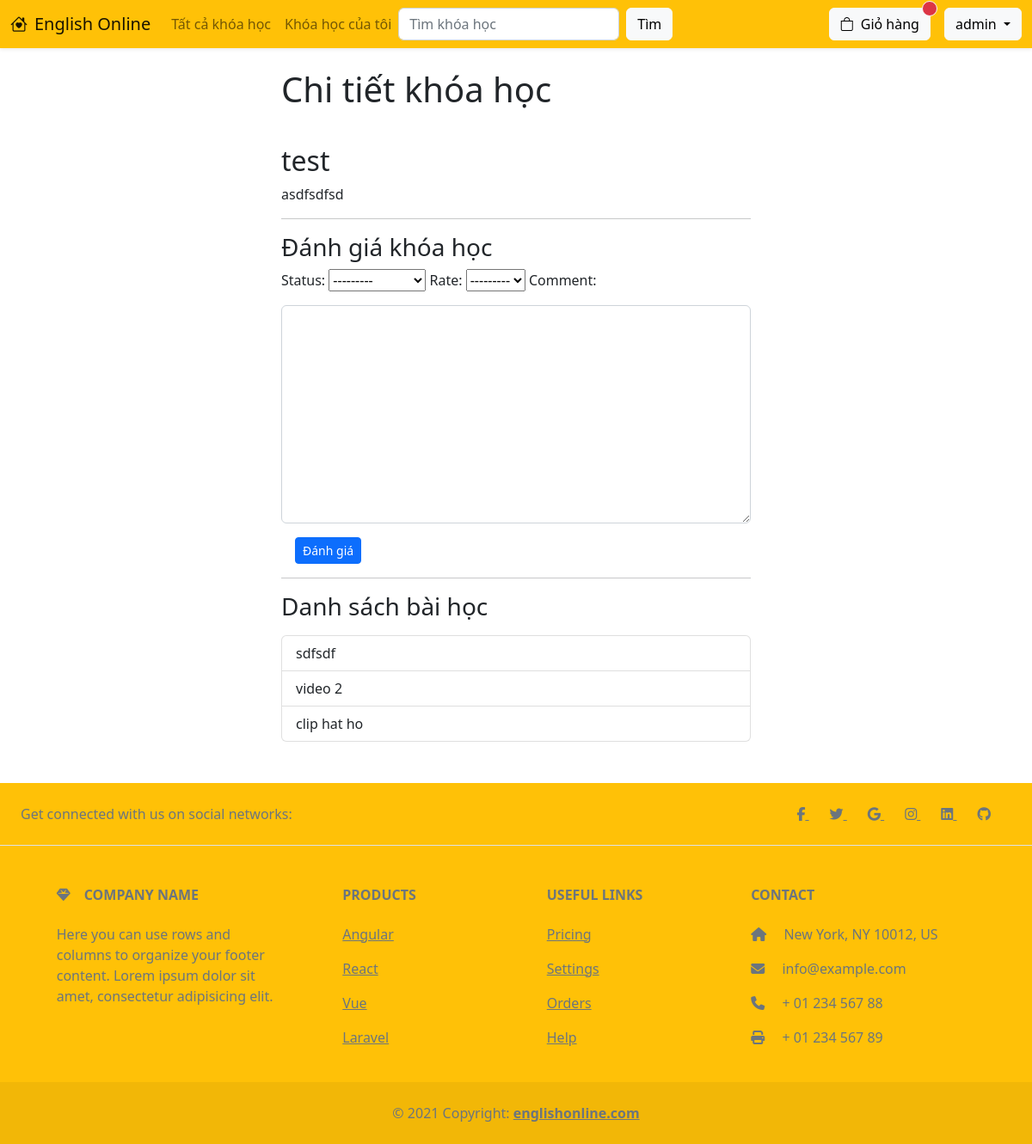
/my-course-detail/23/ (signed in), run on an earlier commit of the app's database.
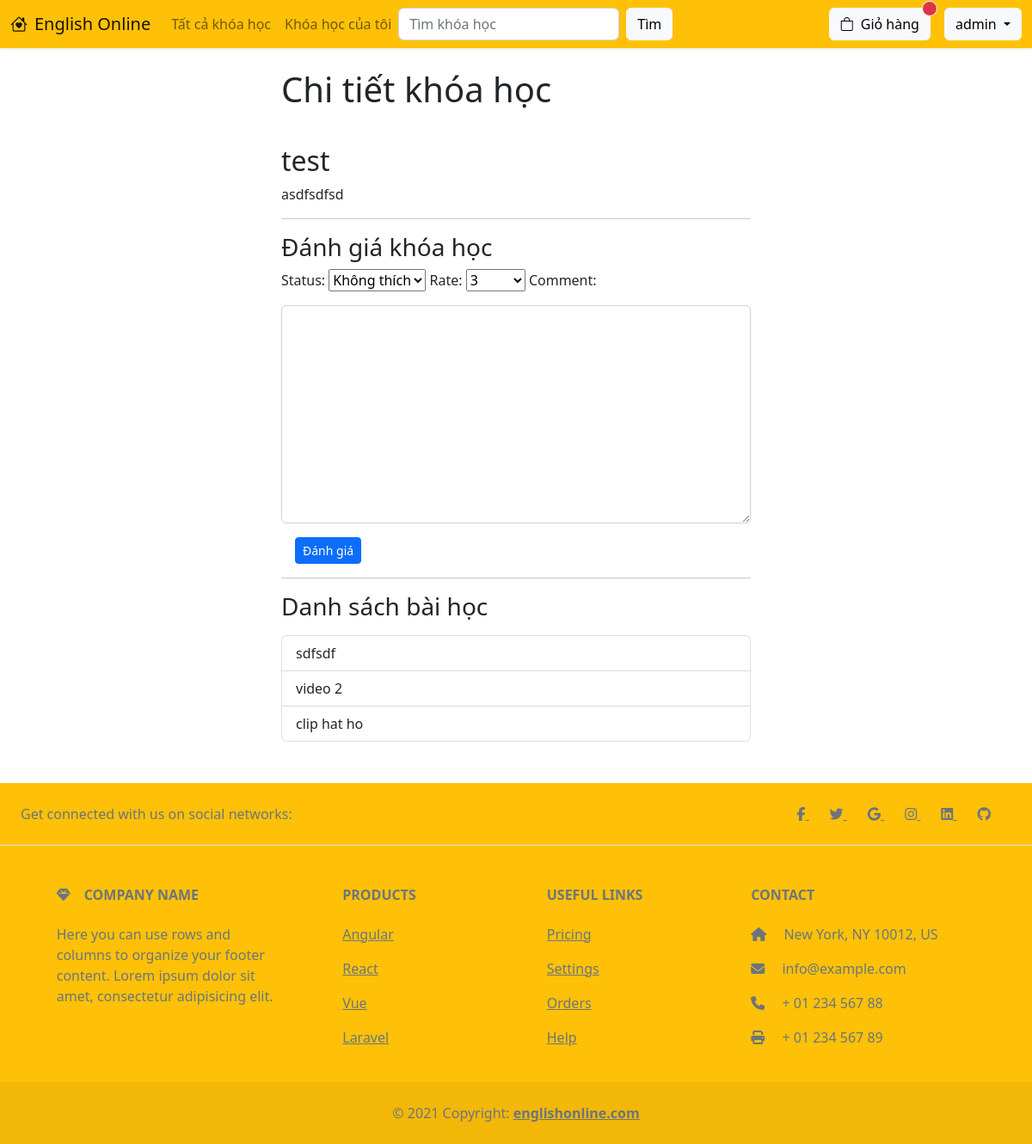
And on a later commit of the database.
### CM/models.py (models this page shows, shortened)
class UserCourse(models.Model):
    user = models.ForeignKey(User, on_delete=models.CASCADE)
    course = models.ForeignKey(Course, on_delete=models.CASCADE)
    time_added = models.TimeField(auto_now=True)
    STATUS_CHOICES = [
        ('added','Đã thêm vào giỏ hàng'),
        ('waiting', 'Đang chờ thanh toán'),
        ('purchased', 'Đã thanh toán')
    ]
    status = models.CharField(max_length=10, choices=STATUS_CHOICES, default='added')
    class Meta:
        unique_together = ['user', 'course']

class Course(models.Model):
    title = models.CharField(max_length=200)
    img = models.ImageField(upload_to='images/')
    descreption = models.CharField(max_length=1000)
    price = models.IntegerField()
    videos = models.ManyToManyField('Video', blank=True)

class Video(models.Model):
    courses = models.ManyToManyField(Course, blank=True)
    title = models.CharField(max_length=200)
    descreption = models.CharField(max_length=1000)
    url = models.FileField()

class CourseReaction(models.Model):
    user = models.ForeignKey(User, on_delete=models.CASCADE)
    course = models.ForeignKey(Course, on_delete=models.CASCADE)
    time_added = models.TimeField(auto_now=True)
    STATUS_CHOICES = [
    ('like','Thích'),
    ('dislike', 'Không thích')
    ]
    RATE_CHOICES = [
        (1,1),
        (2,2),
        (3,3),
        (4,4),
        (5,5)
    ]
    status = models.CharField(max_length=10,choices=STATUS_CHOICES)
    rate = models.IntegerField(choices=RATE_CHOICES)

### CM/views.py (the view)
# urls.py: path('my-course-detail/<int:id>/', views.my_course_detail, name='my_course_detail'),
@login_required
def my_course_detail(request, id):
    course = get_object_or_404(UserCourse, pk=id)
    videos = Video.objects.filter(courses=course.course)
    course_reaction = CourseReaction.objects.filter(course=course.course, user=request.user)
    if request.method == "POST":
        comment_form = CourseCommentForm(request.POST)
        if course_reaction:
            form = CourseReactionForm(request.POST, instance=course_reaction[0])
        else:
            form = CourseReactionForm(request.POST)
        if form.is_valid() and comment_form.is_valid() :
            form.save()
            comment_form.save()
            return redirect('course_detail', course.course.id)
    else:
        comment_form = CourseCommentForm(
            initial={
                'user': request.user,
                'course': course.course.id
            }
        )
        if course_reaction:
            form = CourseReactionForm(instance=course_reaction[0])
        else:
            form = CourseReactionForm(
                initial={
                    'user': request.user,
                    'course': course.course.id,
                }
            )
    context = {
        'course': course,
        'videos': videos,
        'form': form,
        'comment_form': comment_form
    }
    return render(request, 'my-course-detail.html', context)

### CM/forms.py
class CourseReactionForm(ModelForm):
	class Meta:
		model = CourseReaction
		fields = ['user','course','status', 'rate']
		widgets = {
			'user': forms.HiddenInput(),
			'course': forms.HiddenInput(),
		}

class CourseCommentForm(ModelForm):
	class Meta:
		model = CourseComment
		fields = ['user', 'course', 'comment']
		widgets = {
			'user': forms.HiddenInput(),
			'course': forms.HiddenInput(),
			'comment': forms.Textarea(attrs={'class': 'form-control my-3'})
		}

### CM/templates/my-course-detail.html (shortened to what this page needs)
{% extends 'base.html' %}
{% block content %}
<div class="container">
    <div class="row justify-content-center">
        <div class="col-lg-6 col-md-8 col-12">
            <h1 class="mb-3">Chi tiết khóa học</h1>
            <h2>{{ course.course.title }}</h2>
            <p>{{ course.course.descreption }}</p>
            <hr>
            <h3>Đánh giá khóa học</h3>
            <form action="" method="post">
                {{form}}
                {{ comment_form }}
                <button class="btn btn-primary btn-sm ms-3" type="submit">Đánh giá</button>
            </form>
            <hr>
            <h3 class="mb-3">Danh sách bài học</h3>
            <ul class="list-group">
                {% for video in videos %}
                <a href="{% url 'video' video.id %}" class="list-group-item list-group-item-action">{{ video.title }}</a>
                {% endfor %}
            </ul>
        </div>
    </div>
</div>
{% endblock %}

### CM/templates/base.html (shortened to what this page needs)
<!doctype html>
<html lang="en">
  <head>
    <link href="https://cdn.jsdelivr.net/npm/bootstrap@5.2.2/dist/css/bootstrap.min.css" rel="stylesheet">
    <link href="https://vjs.zencdn.net/7.20.3/video-js.css" rel="stylesheet" />
    <link rel="stylesheet" href="https://cdn.jsdelivr.net/npm/bootstrap-icons@1.9.1/font/bootstrap-icons.css">
  </head>
  <body>
    {% include "header.html" %}
    {% block content %}
    {% endblock %}
    {% include "footer.html" %}
  </body>
</html>

### CM/templates/header.html (shortened to what this page needs)
<nav class="navbar navbar-expand-lg bg-warning mb-4 shadow-sm">
    <div class="container-fluid">
      <a class="navbar-brand" href="{% url 'index' %}">
        {% load static %}
        <i class="bi bi-house-heart me-2"></i>English Online
      </a>
      <div class="collapse navbar-collapse" id="navbarSupportedContent">
        <ul class="navbar-nav mb-2 mb-lg-0">
          <li class="nav-item">
            <a class="nav-link" aria-current="page" href="{% url 'courses' %}">Tất cả khóa học</a>
          </li>
          {% if request.user.is_authenticated %}
          <li class="nav-item">
            <a class="nav-link" href="{% url 'my-courses' %}">Khóa học của tôi</a>
          </li>
          {% endif %}
        </ul>
        <form class="d-flex" role="search" action="{% url 'search_result' %}" method="GET" >
            <input class="form-control me-2" type="search" placeholder="Tìm khóa học" aria-label="Search" list="datalistOptions" id="exampleDataList" name="keyword">
            <button class="btn btn-light" type="submit" value="submit">Tìm</button>
        </form>
        <ul class="navbar-nav ms-auto mb-2 mb-lg-0">
            {% if not request.user.is_authenticated %}
          <li class="nav-item me-2 mt-lg-0 mt-2">
            <a class="btn btn-outline-dark" href="{% url 'login' %}">Đăng nhập</a>
          </li>
          <li class="nav-item mt-lg-0 mt-2">
            <a class="btn btn-dark" href="{% url 'register' %}">Đăng ký</a>
          </li>
          {% else %}
          <li class="nav-item mt-lg-0 mt-2">
          <a href="{% url 'cart' %}" class="btn btn-light position-relative me-3">
            <i class="bi bi-bag me-2"></i>Giỏ hàng
            {% for i in request.user.usercourse_set.all %}
              {% if i.status == 'added' or i.status == 'waiting'  %}
            <span class="position-absolute top-0 start-100 translate-middle badge border border-light rounded-circle bg-danger p-2"><span class="visually-hidden">unread messages</span></span>
              {% endif %}
              {% endfor %}
          </a>
        </li>
          <li class="nav-item mt-lg-0 mt-2 dropdown">
            <a class="btn btn-light dropdown-toggle" href="#" role="button" data-bs-toggle="dropdown" aria-expanded="false">
              {{ request.user.username }}
            </a>
          </li>
        </ul>
          {% endif %}
      </div>
    </div>
  </nav>

### CM/templates/footer.html
<footer class="text-center text-lg-start bg-warning text-muted mt-5">
    <section class="d-flex justify-content-center justify-content-lg-between p-4 border-bottom">
      <div class="me-5 d-none d-lg-block">
        <span>Get connected with us on social networks:</span>
      </div>
      <div>
        <a href="" class="me-4 text-reset">
          <i class="fab fa-facebook-f"></i>
        </a>
        <a href="" class="me-4 text-reset">
          <i class="fab fa-twitter"></i>
        </a>
        <a href="" class="me-4 text-reset">
          <i class="fab fa-google"></i>
        </a>
        <a href="" class="me-4 text-reset">
          <i class="fab fa-instagram"></i>
        </a>
        <a href="" class="me-4 text-reset">
          <i class="fab fa-linkedin"></i>
        </a>
        <a href="" class="me-4 text-reset">
          <i class="fab fa-github"></i>
        </a>
      </div>
    </section>
    <section class="">
      <div class="container text-center text-md-start mt-5">
        <div class="row mt-3">
          <div class="col-md-3 col-lg-4 col-xl-3 mx-auto mb-4">
            <h6 class="text-uppercase fw-bold mb-4">
              <i class="fas fa-gem me-3"></i>Company name
            </h6>
            <p>
              Here you can use rows and columns to organize your footer content. Lorem ipsum
              dolor sit amet, consectetur adipisicing elit.
            </p>
          </div>
          <div class="col-md-2 col-lg-2 col-xl-2 mx-auto mb-4">
            <h6 class="text-uppercase fw-bold mb-4">
              Products
            </h6>
            <p>
              <a href="#!" class="text-reset">Angular</a>
            </p>
            <p>
              <a href="#!" class="text-reset">React</a>
            </p>
            <p>
              <a href="#!" class="text-reset">Vue</a>
            </p>
            <p>
              <a href="#!" class="text-reset">Laravel</a>
            </p>
          </div>
          <div class="col-md-3 col-lg-2 col-xl-2 mx-auto mb-4">
            <h6 class="text-uppercase fw-bold mb-4">
              Useful links
            </h6>
            <p>
              <a href="#!" class="text-reset">Pricing</a>
            </p>
            <p>
              <a href="#!" class="text-reset">Settings</a>
            </p>
            <p>
              <a href="#!" class="text-reset">Orders</a>
            </p>
            <p>
              <a href="#!" class="text-reset">Help</a>
            </p>
          </div>
          <div class="col-md-4 col-lg-3 col-xl-3 mx-auto mb-md-0 mb-4">
            <h6 class="text-uppercase fw-bold mb-4">Contact</h6>
            <p><i class="fas fa-home me-3"></i> New York, NY 10012, US</p>
            <p>
              <i class="fas fa-envelope me-3"></i>
              info@example.com
            </p>
            <p><i class="fas fa-phone me-3"></i> + 01 234 567 88</p>
            <p><i class="fas fa-print me-3"></i> + 01 234 567 89</p>
          </div>
        </div>
      </div>
    </section>
    <div class="text-center p-4" style="background-color: rgba(0, 0, 0, 0.05);">
      © 2021 Copyright:
      <a class="text-reset fw-bold" href="#">englishonline.com</a>
    </div>
  </footer>

What changed in the data, as far as the page shows it:
added CourseReaction: status "Không thích", rate "3"
Also different on the page:
form field status: "---------" → (not shown)
form field rate: "---------" → (not shown)
